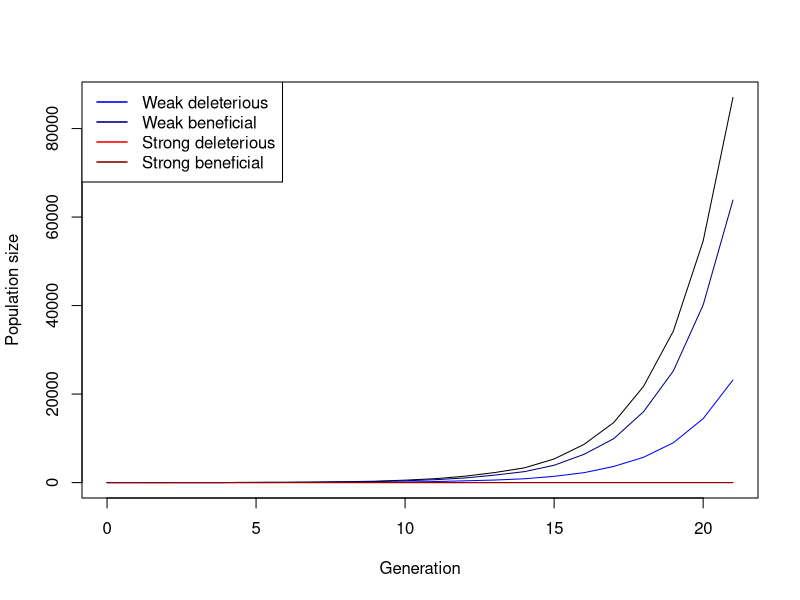

Reproduce this figure in R. (Note: this script raises an error after producing the figure.)
## ---- chunk 1
# Function for simulating one Generation in the Population
simulate_one_gen <- function(N_wd, N_wb, N_sd, N_sb, decay_rate_wm, decay_rate_sm, s_wm, s_sm, m_rate_wm, m_rate_sm) {
  
  # draw Offspring according to Poisson Distribution
  offsp_wd <- rpois(1, N_wd * (1-decay_rate_wm-s_wm))
  offsp_wb <- rpois(1, N_wb * (1-decay_rate_wm+s_wm))
  offsp_sd <- rpois(1, N_sd * (1-decay_rate_sm-s_sm))
  offsp_sb <- rpois(1, N_sb * (1-decay_rate_sm+s_sm))
  # draw changing Mutants according to Poisson Distribution
  mut_wd_to_wb <- rpois(1, offsp_wd * m_rate_wm)
  mut_sd_to_sb <- rpois(1, offsp_sd * m_rate_sm)
  mut_wb_to_wd <- rpois(1, offsp_wb * m_rate_wm)
  mut_sb_to_sd <- rpois(1, offsp_sb * m_rate_sm)
  
  # determine new Population Sizes of all four Mutants (2 versions of weak Mutations   and 2   versions of strong Mutations)
  N_wd_new <- max(offsp_wd - mut_wd_to_wb, 0)+(offsp_wd + mut_wb_to_wd)
  N_wb_new <- max(offsp_wb - mut_wb_to_wd, 0)+(offsp_wb + mut_wd_to_wb)
  N_sd_new <- max(offsp_sd - mut_sd_to_sb, 0)+(offsp_sd + mut_sb_to_sd)
  N_sb_new <- max(offsp_sb - mut_sb_to_sd, 0)+(offsp_sb + mut_sd_to_sb)
  
 return(c(N_wd_new, N_wb_new, N_sd_new, N_sb_new))
}
# Test the Function
print(simulate_one_gen(N_wd=50, N_wb=0, N_sd=50, N_sb=0, decay_rate_wm=0.1, decay_rate_sm=0.2, s_wm=0.2, s_sm=0.4, m_rate_wm=0.1, m_rate_sm=0.1))
## ---- chunk 2
# Simulation runs until the 100th Generation
max_gen=100
simulate_pop <- function(init_wd, init_wb,  init_sd, init_sb, decay_rate_wm, decay_rate_sm, s_wm, s_sm, m_rate_wm, m_rate_sm, max_gen) {
  # Create the Vector in which to save the Results
  pop_vector <- c(init_wd,init_wb, init_sd, init_sb)
  # initiate the variables
  pop_new <- c(init_wd, init_wb, init_sd, init_sb)
  
  # run the Simulation until Generation max_gen
  for (i in 1:(max_gen + 1)) {
    # redefine the current Population one Generation later
    pop_new <- simulate_one_gen(pop_new[1],pop_new[2],pop_new[3],pop_new[4], decay_rate_wm, decay_rate_sm, s_wm, s_sm, m_rate_wm, m_rate_sm)
    # add the new Population Sizes to the Output Vector
    pop_vector <- rbind(pop_vector,pop_new)
    # Condition to stop the Simulation before max_gen: either the Population exceeds 1.5         Times the Original Population Size, or it goes extinct
    if ((sum(pop_new) >= 4000 * sum(c(init_wd, init_wb, init_sd, init_sb))) || sum(pop_new) == 0)
      break

}
  
  # Define the Row and Column Names of the Output Vector
  rownames(pop_vector) <- (0:max_gen)[1:length(pop_vector[,1])] # Note that the Vector has to be cut if the Simulation stopped early
  colnames(pop_vector) <- c("wd","wb", "sd", "sb")
  # return the Result
  return(pop_vector)	
}


# Test the Function and plot the Result
# set max_gen to a Value to be used througout
max_gen <- 100
# create your Simulation Data
output <- simulate_pop(init_wd=8, init_wb=0,  init_sd=8, init_sb=0, decay_rate_wm=0.3, decay_rate_sm=0.4, s_wm=0.2, s_sm=0.4, m_rate_wm=0.3, m_rate_sm=0.3,max_gen)
# show the last few Lines of the Data Table
print(tail(output))
# plot the Output - note that the Plot Range and the x Axis have to be adjusted based on the Length of the Table
# determine x axis Range 
x_range <- 0:(length(output[,1])-1)
# this plots the total Population Size
plot(x_range,output[,1]+output[,2]+output[ ,3]+output[ ,4],type='l',ylim=c(0,max(output[,1]+output[,2]+output[ ,3]+output[ ,4])),xlab =  "Generation",ylab = "Population size")
# add Number of wd Individuals
lines(x_range,output[,1], col="blue")
# add Number of wb Individuals
lines(x_range,output[,2], col="navyblue")
# add Number of sd Individuals
lines(x_range,output[,3], col="red")
# add Number of sb Individuals
lines(x_range,output[,4], col="darkred")
# add Legend
legend("topleft",
       legend=c("Weak deleterious","Weak beneficial","Strong deleterious","Strong beneficial"),
       col=c("blue","navyblue","red","darkred"), lty=1, lwd=1.5)
## ---- chunk 3
# set some Parameters to fixed Values
init_wd <- 50
init_wb <- 0
init_sd <- 50
init_sb <- 0
m_rate_wm <- 0.001
m_rate_sm <- 0.001
decay_rate_wm <- 0.1
decay_rate_sm <- 0.3
s_wm <- 0.2
s_sm <- 0.4
max_gen <- 1000
# determine how often to run the Simulation for each set of Parameters
no_replicates <- 10


# set Parameters to vary
s_values_wm <- c(0.2,0.3,0.4)
s_values_sm <- c(0.4,0.5,0.6)
m_values_wm <- c(0.01,0.05,0.1)
m_values_sm <- c(0.05,0.1,0.15)


# initialize Data Table - where to collect the Results
data_table <- c()
data_table_wd<- c()
data_table_wb<- c()
data_table_sd<- c()
data_table_sb<- c()
# run the Simulation across all chosen parameters
# loop over mutation rates
#for(mval_wm in m_values_wm){
 # for(mval_sm in m_values_sm){
    # loop over Selection strength
    for(sval_wm in s_values_wm){
      for(sval_sm in s_values_sm){
        # different Way of running many Simulations: make Replicates using "repeat" Function         with a counter i
        # reset Counter
        i<-1
        repeat {
          # increase Counter by one
          i<-i+1
          # run the Simulation once
          one_run <- simulate_pop(init_wd, init_wb, init_sd, init_sb,
                                  decay_rate_wm, decay_rate_sm,
                                  sval_wm, sval_sm, m_rate_wm=0.2,m_rate_sm=0.2, max_gen)
          
          # determine total Population Sizes
          total_size <- one_run[,1]+one_run[,2]+one_run[,3]+one_run[,4]
          
          
          # determine final Population Size for each Mutant
          N_end_wd <- one_run[nrow(one_run), "wd"]
          N_end_wb <- one_run[nrow(one_run), "wb"]
          N_end_sd <- one_run[nrow(one_run), "sd"]
          N_end_sb <- one_run[nrow(one_run), "sb"]
          
          total_end <- N_end_wd + N_end_wb + N_end_sd + N_end_sb
          # determine Frequencies of each mutant in the final Population
          freq_wd <- ifelse(total_end > 0, N_end_wd / total_end, 0)
          freq_wb <- ifelse(total_end > 0, N_end_wb / total_end, 0)
          freq_sd <- ifelse(total_end > 0, N_end_sd / total_end, 0)
          freq_sb <- ifelse(total_end > 0, N_end_sb / total_end, 0)
          
          
          
          data_table_wd<- rbind(data_table_wd, c(sval_wm,freq_wd))
          data_table_wb<- rbind(data_table_wb, c(sval_wm, freq_wb))
          data_table_sd<- rbind(data_table_sd,c(sval_sm, freq_sd))
          data_talbe_sb<-rbind(data_table_sb, c (sval_sm,freq_sb))
          # enter the D into the Table
          data_table <- rbind(data_table,c(mval_wm,mval_sm,sval_wm,sval_sm,N_end_wd,        N_end_wb, N_end_sd, N_end_sb,freq_wd, freq_wb, freq_sd,freq_sb)) # note that we add the                varying parameters (mutation rate and selection strength for each version of weak            and strong mutation) to the table too
          # stop the repeated Computation after no_replicates times
          
          
          if(i>no_replicates) break
          
        }
      }
    }
  #}
#}
#Mean Frequencies of each mutant
mean_freq_wd <- mean(freq_wd)*100
mean_freq_wb <- mean(freq_wb)*100
mean_freq_sd <- mean(freq_sd)*100
mean_freq_sb <- mean(freq_sb)*100

print(paste("Mean frequency of wd =", mean_freq_wd) )
print(paste("Mean frequency of wb =", mean_freq_wb) )
print(paste("Mean frequency of sd =", mean_freq_sd) )
print(paste("Mean frequency of sb =", mean_freq_sb) )
# define Column Names of Data Table
colnames(data_table) <- c("m_rate_wm","m_rate_sm","s_wm","s_sm","N_end_wd", "N_end_wb", "N_end_sd", "N_end_sb","freq_wd", "freq_wb", "freq_sd","freq_sb")
# show the first and last Lines of the Output
print(head(data_table))
print(tail(data_table))
